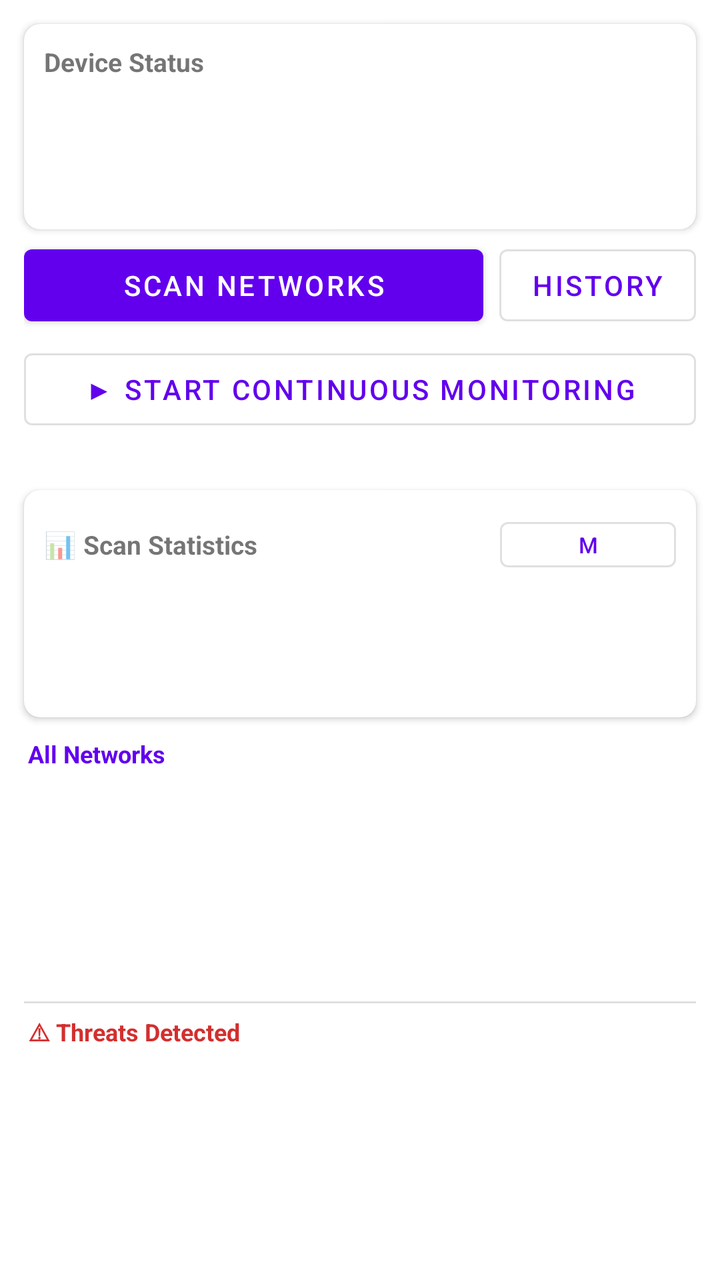
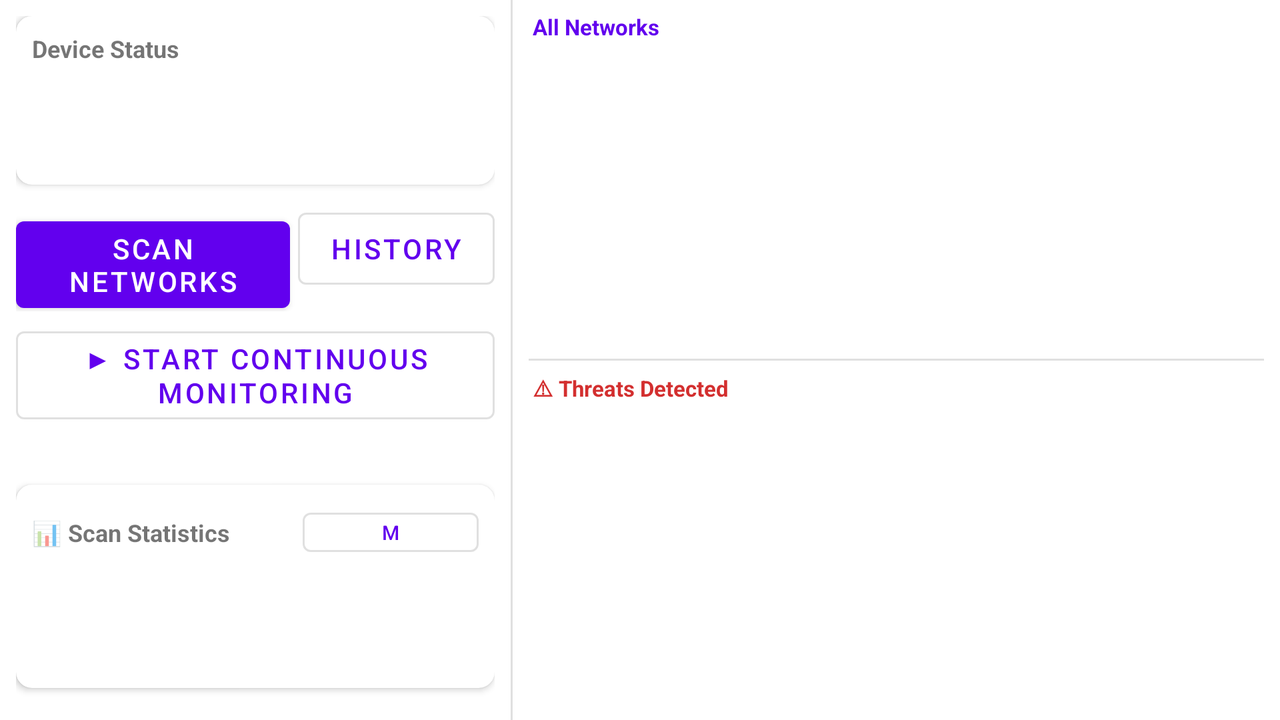

Compare how this app lays out the same screen by default and in its alternative resource folder. The renders come first, then the two layout files and the values they reference.
<!-- AndroidManifest.xml: application theme Theme.WifiSentry -->
<!-- res/layout/activity_main.xml -->
<?xml version="1.0" encoding="utf-8"?>
<androidx.constraintlayout.widget.ConstraintLayout
    xmlns:android="http://schemas.android.com/apk/res/android"
    xmlns:app="http://schemas.android.com/apk/res-auto"
    android:layout_width="match_parent"
    android:layout_height="match_parent">

    
    <com.google.android.material.card.MaterialCardView
        android:id="@+id/card_status"
        android:layout_width="0dp"
        android:layout_height="wrap_content"
        android:layout_margin="12dp"
        app:cardElevation="2dp"
        app:cardCornerRadius="8dp"
        app:layout_constraintStart_toStartOf="parent"
        app:layout_constraintEnd_toEndOf="parent"
        app:layout_constraintTop_toTopOf="parent">

        <LinearLayout
            android:layout_width="match_parent"
            android:layout_height="wrap_content"
            android:orientation="vertical"
            android:padding="10dp">

            <TextView
                android:layout_width="wrap_content"
                android:layout_height="wrap_content"
                android:text="@string/label_device_status"
                android:textStyle="bold"
                android:textSize="13sp"
                android:layout_marginBottom="4dp" />

            <TextView
                android:id="@+id/text_wifi_status"
                android:layout_width="match_parent"
                android:layout_height="wrap_content"
                android:textSize="12sp"
                android:maxLines="1"
                android:ellipsize="end"
                android:paddingVertical="2dp" />

            <TextView
                android:id="@+id/text_permission_status"
                android:layout_width="match_parent"
                android:layout_height="wrap_content"
                android:textSize="12sp"
                android:maxLines="1"
                android:ellipsize="end"
                android:paddingVertical="2dp" />

            <TextView
                android:id="@+id/text_location_status"
                android:layout_width="match_parent"
                android:layout_height="wrap_content"
                android:textSize="12sp"
                android:maxLines="1"
                android:ellipsize="end"
                android:paddingVertical="2dp" />
        </LinearLayout>
    </com.google.android.material.card.MaterialCardView>

    
    <LinearLayout
        android:id="@+id/layout_actions"
        android:layout_width="0dp"
        android:layout_height="wrap_content"
        android:orientation="horizontal"
        android:paddingHorizontal="12dp"
        android:paddingTop="4dp"
        app:layout_constraintStart_toStartOf="parent"
        app:layout_constraintEnd_toEndOf="parent"
        app:layout_constraintTop_toBottomOf="@id/card_status">

        <com.google.android.material.button.MaterialButton
            android:id="@+id/button_scan"
            android:layout_width="0dp"
            android:layout_height="wrap_content"
            android:layout_weight="1"
            android:minHeight="48dp"
            android:text="@string/button_scan"
            android:layout_marginEnd="8dp" />

        <com.google.android.material.button.MaterialButton
            android:id="@+id/button_history"
            style="@style/Widget.MaterialComponents.Button.OutlinedButton"
            android:layout_width="wrap_content"
            android:layout_height="wrap_content"
            android:minHeight="48dp"
            android:text="@string/button_history" />
    </LinearLayout>

    
    <com.google.android.material.button.MaterialButton
        android:id="@+id/button_monitor"
        style="@style/Widget.MaterialComponents.Button.OutlinedButton"
        android:layout_width="0dp"
        android:layout_height="wrap_content"
        android:layout_marginHorizontal="12dp"
        android:layout_marginTop="4dp"
        android:minHeight="48dp"
        android:text="@string/button_start_monitoring"
        app:layout_constraintStart_toStartOf="parent"
        app:layout_constraintEnd_toEndOf="parent"
        app:layout_constraintTop_toBottomOf="@id/layout_actions" />

    
    <ProgressBar
        android:id="@+id/progress_scan"
        style="?android:attr/progressBarStyleHorizontal"
        android:layout_width="0dp"
        android:layout_height="wrap_content"
        android:layout_marginHorizontal="12dp"
        android:layout_marginTop="4dp"
        android:indeterminate="true"
        android:visibility="gone"
        app:layout_constraintStart_toStartOf="parent"
        app:layout_constraintEnd_toEndOf="parent"
        app:layout_constraintTop_toBottomOf="@id/button_monitor" />

    
    <TextView
        android:id="@+id/text_scan_status"
        android:layout_width="0dp"
        android:layout_height="wrap_content"
        android:layout_marginHorizontal="14dp"
        android:layout_marginTop="4dp"
        android:textSize="12sp"
        android:maxLines="1"
        android:ellipsize="end"
        android:textColor="?attr/colorPrimary"
        app:layout_constraintStart_toStartOf="parent"
        app:layout_constraintEnd_toEndOf="parent"
        app:layout_constraintTop_toBottomOf="@id/progress_scan" />

    
    <LinearLayout
        android:id="@+id/layout_results"
        android:layout_width="0dp"
        android:layout_height="0dp"
        android:orientation="vertical"
        app:layout_constraintStart_toStartOf="parent"
        app:layout_constraintEnd_toEndOf="parent"
        app:layout_constraintTop_toBottomOf="@id/text_scan_status"
        app:layout_constraintBottom_toBottomOf="parent">

        
        <com.google.android.material.card.MaterialCardView
            android:id="@+id/card_stats"
            android:layout_width="match_parent"
            android:layout_height="wrap_content"
            android:layout_marginHorizontal="12dp"
            android:layout_marginTop="6dp"
            android:layout_marginBottom="4dp"
            app:cardElevation="2dp"
            app:cardCornerRadius="8dp">

            <LinearLayout
                android:layout_width="match_parent"
                android:layout_height="wrap_content"
                android:orientation="vertical"
                android:padding="10dp">

                <LinearLayout
                    android:layout_width="match_parent"
                    android:layout_height="wrap_content"
                    android:orientation="horizontal"
                    android:gravity="center_vertical"
                    android:layout_marginBottom="4dp">

                    <TextView
                        android:layout_width="0dp"
                        android:layout_height="wrap_content"
                        android:layout_weight="1"
                        android:text="@string/label_stats_title"
                        android:textStyle="bold"
                        android:textSize="13sp" />

                    <com.google.android.material.button.MaterialButton
                        android:id="@+id/button_distance_unit"
                        style="@style/Widget.MaterialComponents.Button.OutlinedButton"
                        android:layout_width="wrap_content"
                        android:layout_height="wrap_content"
                        android:minHeight="0dp"
                        android:paddingHorizontal="10dp"
                        android:paddingVertical="4dp"
                        android:textSize="11sp"
                        android:text="@string/button_unit_meters" />
                </LinearLayout>

                <TextView
                    android:id="@+id/text_stat_this_scan"
                    android:layout_width="match_parent"
                    android:layout_height="wrap_content"
                    android:textSize="12sp"
                    android:paddingVertical="1dp" />

                <TextView
                    android:id="@+id/text_stat_session"
                    android:layout_width="match_parent"
                    android:layout_height="wrap_content"
                    android:textSize="12sp"
                    android:paddingVertical="1dp" />

                <TextView
                    android:id="@+id/text_stat_all_time"
                    android:layout_width="match_parent"
                    android:layout_height="wrap_content"
                    android:textSize="12sp"
                    android:paddingVertical="1dp" />
            </LinearLayout>
        </com.google.android.material.card.MaterialCardView>

        
        <LinearLayout
            android:layout_width="match_parent"
            android:layout_height="0dp"
            android:layout_weight="1"
            android:orientation="vertical">

            <TextView
                android:id="@+id/text_all_networks_header"
                android:layout_width="match_parent"
                android:layout_height="wrap_content"
                android:paddingHorizontal="14dp"
                android:paddingTop="6dp"
                android:paddingBottom="2dp"
                android:textSize="12sp"
                android:textStyle="bold"
                android:textColor="?attr/colorPrimary"
                android:text="@string/label_all_networks_header_zero" />

            <androidx.recyclerview.widget.RecyclerView
                android:id="@+id/recycler_networks"
                android:layout_width="match_parent"
                android:layout_height="0dp"
                android:layout_weight="1"
                android:paddingHorizontal="4dp"
                android:paddingBottom="4dp"
                android:clipToPadding="false" />
        </LinearLayout>

        
        <View
            android:layout_width="match_parent"
            android:layout_height="1dp"
            android:layout_marginHorizontal="12dp"
            android:background="?android:attr/listDivider" />

        
        <LinearLayout
            android:layout_width="match_parent"
            android:layout_height="0dp"
            android:layout_weight="1"
            android:orientation="vertical">

            <TextView
                android:id="@+id/text_threats_header"
                android:layout_width="match_parent"
                android:layout_height="wrap_content"
                android:paddingHorizontal="14dp"
                android:paddingTop="6dp"
                android:paddingBottom="2dp"
                android:textSize="12sp"
                android:textStyle="bold"
                android:textColor="@color/status_error"
                android:text="@string/label_threats_header_zero" />

            <androidx.recyclerview.widget.RecyclerView
                android:id="@+id/recycler_threats"
                android:layout_width="match_parent"
                android:layout_height="0dp"
                android:layout_weight="1"
                android:paddingHorizontal="4dp"
                android:paddingBottom="8dp"
                android:clipToPadding="false" />
        </LinearLayout>

    </LinearLayout>

</androidx.constraintlayout.widget.ConstraintLayout>
<!-- resources referenced by this layout -->
<resources>
  <color name="status_error">#D32F2F</color>
  <string name="button_history">History</string>
  <string name="button_scan">Scan Networks</string>
  <string name="button_start_monitoring">▶ Start Continuous Monitoring</string>
  <string name="button_unit_meters">m</string>
  <string name="label_all_networks_header_zero">All Networks</string>
  <string name="label_device_status">Device Status</string>
  <string name="label_stats_title">📊 Scan Statistics</string>
  <string name="label_threats_header_zero">⚠ Threats Detected</string>
  <style name="Theme.WifiSentry" parent="Theme.MaterialComponents.DayNight.DarkActionBar">
          <item name="colorPrimary">@color/purple_500</item>
          <item name="colorPrimaryVariant">@color/purple_700</item>
          <item name="colorOnPrimary">@color/white</item>
          <item name="colorSecondary">@color/teal_200</item>
          <item name="colorSecondaryVariant">@color/teal_700</item>
          <item name="colorOnSecondary">@color/black</item>
          <item name="android:statusBarColor">?attr/colorPrimaryVariant</item>
      </style>
  <color name="purple_500">#FF6200EE</color>
  <color name="purple_700">#FF3700B3</color>
  <color name="white">#FFFFFFFF</color>
  <color name="teal_200">#FF03DAC5</color>
  <color name="teal_700">#FF018786</color>
  <color name="black">#FF000000</color>
</resources>
<!-- res/layout-land/activity_main.xml (the author's variant of the layout above) -->
<!-- drawn on the phone turned sideways -->
<?xml version="1.0" encoding="utf-8"?>
<LinearLayout
    xmlns:android="http://schemas.android.com/apk/res/android"
    xmlns:app="http://schemas.android.com/apk/res-auto"
    android:layout_width="match_parent"
    android:layout_height="match_parent"
    android:orientation="horizontal"
    android:baselineAligned="false">

    
    <ScrollView
        android:layout_width="0dp"
        android:layout_height="match_parent"
        android:layout_weight="4"
        android:fillViewport="true">

        <LinearLayout
            android:layout_width="match_parent"
            android:layout_height="wrap_content"
            android:orientation="vertical"
            android:padding="8dp">

            
            <com.google.android.material.card.MaterialCardView
                android:id="@+id/card_status"
                android:layout_width="match_parent"
                android:layout_height="wrap_content"
                android:layout_marginBottom="8dp"
                app:cardElevation="2dp"
                app:cardCornerRadius="8dp">

                <LinearLayout
                    android:layout_width="match_parent"
                    android:layout_height="wrap_content"
                    android:orientation="vertical"
                    android:padding="8dp">

                    <TextView
                        android:layout_width="wrap_content"
                        android:layout_height="wrap_content"
                        android:text="@string/label_device_status"
                        android:textStyle="bold"
                        android:textSize="12sp"
                        android:layout_marginBottom="2dp" />

                    <TextView
                        android:id="@+id/text_wifi_status"
                        android:layout_width="match_parent"
                        android:layout_height="wrap_content"
                        android:textSize="11sp"
                        android:maxLines="1"
                        android:ellipsize="end"
                        android:paddingVertical="1dp" />

                    <TextView
                        android:id="@+id/text_permission_status"
                        android:layout_width="match_parent"
                        android:layout_height="wrap_content"
                        android:textSize="11sp"
                        android:maxLines="1"
                        android:ellipsize="end"
                        android:paddingVertical="1dp" />

                    <TextView
                        android:id="@+id/text_location_status"
                        android:layout_width="match_parent"
                        android:layout_height="wrap_content"
                        android:textSize="11sp"
                        android:maxLines="1"
                        android:ellipsize="end"
                        android:paddingVertical="1dp" />
                </LinearLayout>
            </com.google.android.material.card.MaterialCardView>

            
            <LinearLayout
                android:layout_width="match_parent"
                android:layout_height="wrap_content"
                android:orientation="horizontal"
                android:layout_marginBottom="4dp">

                <com.google.android.material.button.MaterialButton
                    android:id="@+id/button_scan"
                    android:layout_width="0dp"
                    android:layout_height="wrap_content"
                    android:layout_weight="1"
                    android:minHeight="48dp"
                    android:text="@string/button_scan"
                    android:layout_marginEnd="4dp" />

                <com.google.android.material.button.MaterialButton
                    android:id="@+id/button_history"
                    style="@style/Widget.MaterialComponents.Button.OutlinedButton"
                    android:layout_width="wrap_content"
                    android:layout_height="wrap_content"
                    android:minHeight="48dp"
                    android:text="@string/button_history" />
            </LinearLayout>

            
            <com.google.android.material.button.MaterialButton
                android:id="@+id/button_monitor"
                style="@style/Widget.MaterialComponents.Button.OutlinedButton"
                android:layout_width="match_parent"
                android:layout_height="wrap_content"
                android:minHeight="48dp"
                android:layout_marginBottom="4dp"
                android:text="@string/button_start_monitoring" />

            
            <ProgressBar
                android:id="@+id/progress_scan"
                style="?android:attr/progressBarStyleHorizontal"
                android:layout_width="match_parent"
                android:layout_height="wrap_content"
                android:indeterminate="true"
                android:visibility="gone"
                android:layout_marginBottom="2dp" />

            
            <TextView
                android:id="@+id/text_scan_status"
                android:layout_width="match_parent"
                android:layout_height="wrap_content"
                android:textSize="11sp"
                android:maxLines="2"
                android:ellipsize="end"
                android:textColor="?attr/colorPrimary" />

            
            <com.google.android.material.card.MaterialCardView
                android:id="@+id/card_stats"
                android:layout_width="match_parent"
                android:layout_height="wrap_content"
                android:layout_marginTop="8dp"
                app:cardElevation="2dp"
                app:cardCornerRadius="8dp">

                <LinearLayout
                    android:layout_width="match_parent"
                    android:layout_height="wrap_content"
                    android:orientation="vertical"
                    android:padding="8dp">

                    <LinearLayout
                        android:layout_width="match_parent"
                        android:layout_height="wrap_content"
                        android:orientation="horizontal"
                        android:gravity="center_vertical"
                        android:layout_marginBottom="4dp">

                        <TextView
                            android:layout_width="0dp"
                            android:layout_height="wrap_content"
                            android:layout_weight="1"
                            android:text="@string/label_stats_title"
                            android:textStyle="bold"
                            android:textSize="12sp" />

                        <com.google.android.material.button.MaterialButton
                            android:id="@+id/button_distance_unit"
                            style="@style/Widget.MaterialComponents.Button.OutlinedButton"
                            android:layout_width="wrap_content"
                            android:layout_height="wrap_content"
                            android:minHeight="0dp"
                            android:paddingHorizontal="8dp"
                            android:paddingVertical="3dp"
                            android:textSize="10sp"
                            android:text="@string/button_unit_meters" />
                    </LinearLayout>

                    <TextView
                        android:id="@+id/text_stat_this_scan"
                        android:layout_width="match_parent"
                        android:layout_height="wrap_content"
                        android:textSize="11sp"
                        android:paddingVertical="1dp" />

                    <TextView
                        android:id="@+id/text_stat_session"
                        android:layout_width="match_parent"
                        android:layout_height="wrap_content"
                        android:textSize="11sp"
                        android:paddingVertical="1dp" />

                    <TextView
                        android:id="@+id/text_stat_all_time"
                        android:layout_width="match_parent"
                        android:layout_height="wrap_content"
                        android:textSize="11sp"
                        android:paddingVertical="1dp" />
                </LinearLayout>
            </com.google.android.material.card.MaterialCardView>

        </LinearLayout>
    </ScrollView>

    
    <View
        android:layout_width="1dp"
        android:layout_height="match_parent"
        android:background="?android:attr/listDivider" />

    
    <LinearLayout
        android:layout_width="0dp"
        android:layout_height="match_parent"
        android:layout_weight="6"
        android:orientation="vertical">

        
        <LinearLayout
            android:layout_width="match_parent"
            android:layout_height="0dp"
            android:layout_weight="1"
            android:orientation="vertical">

            <TextView
                android:id="@+id/text_all_networks_header"
                android:layout_width="match_parent"
                android:layout_height="wrap_content"
                android:paddingHorizontal="10dp"
                android:paddingTop="6dp"
                android:paddingBottom="2dp"
                android:textSize="11sp"
                android:textStyle="bold"
                android:textColor="?attr/colorPrimary"
                android:text="@string/label_all_networks_header_zero" />

            <androidx.recyclerview.widget.RecyclerView
                android:id="@+id/recycler_networks"
                android:layout_width="match_parent"
                android:layout_height="0dp"
                android:layout_weight="1"
                android:paddingHorizontal="4dp"
                android:clipToPadding="false" />
        </LinearLayout>

        
        <View
            android:layout_width="match_parent"
            android:layout_height="1dp"
            android:layout_marginHorizontal="8dp"
            android:background="?android:attr/listDivider" />

        
        <LinearLayout
            android:layout_width="match_parent"
            android:layout_height="0dp"
            android:layout_weight="1"
            android:orientation="vertical">

            <TextView
                android:id="@+id/text_threats_header"
                android:layout_width="match_parent"
                android:layout_height="wrap_content"
                android:paddingHorizontal="10dp"
                android:paddingTop="6dp"
                android:paddingBottom="2dp"
                android:textSize="11sp"
                android:textStyle="bold"
                android:textColor="@color/status_error"
                android:text="@string/label_threats_header_zero" />

            <androidx.recyclerview.widget.RecyclerView
                android:id="@+id/recycler_threats"
                android:layout_width="match_parent"
                android:layout_height="0dp"
                android:layout_weight="1"
                android:paddingHorizontal="4dp"
                android:paddingBottom="8dp"
                android:clipToPadding="false" />
        </LinearLayout>

    </LinearLayout>

</LinearLayout>
